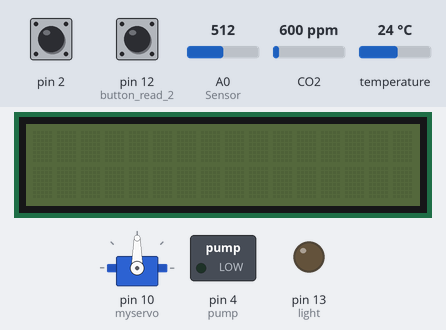
The sketch below on a simulated Arduino Nano, built with avr-gcc and run on an emulated ATmega328P. Parts: 16×2 character LCD, servo, switched loads named in the sketch (green lamp = pin HIGH), output pins drawn as LEDs (lit = HIGH). The inputs (shaded band) are chosen by the test bench; at power-on: pin 2 HIGH, CO2 600 ppm, A0 (Sensor) = 512, temperature 24 °C, pin 12 (button_read_2) HIGH.

Above: at 1.2 s.
1.3 s: pin 2 pulled LOW for 0.15 s
At 2.7 s:
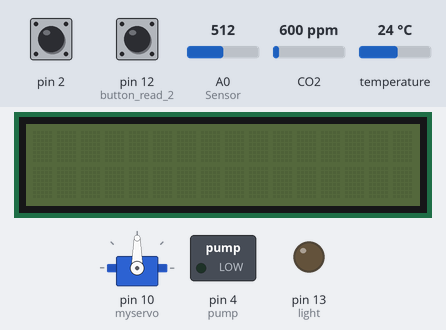
4.4 s: CO2 set to 1050 ppm
7.4 s: A0 (Sensor) set to 527
At 7.8 s:
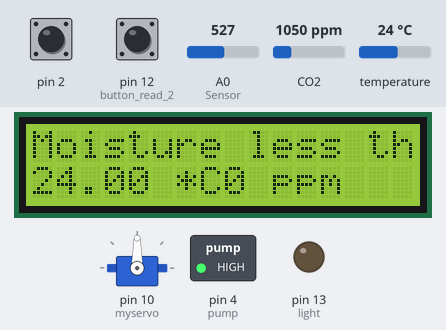
At 8.42 s:
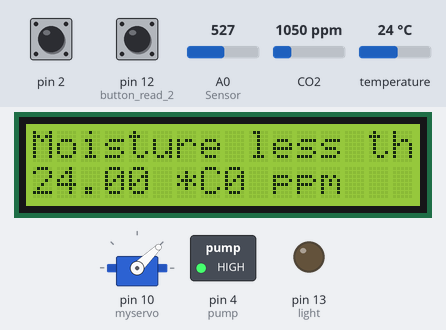
10.0 s: A0 (Sensor) set to 511
At 12.1 s:
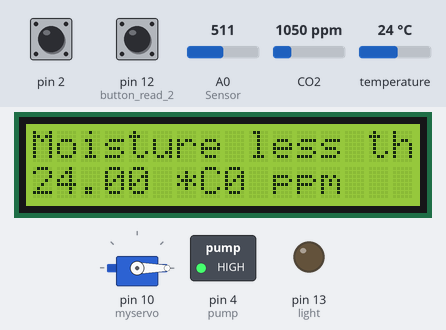
13.0 s: temperature set to 19 °C
16.0 s: CO2 set to 452 ppm
Timing chart, 0 to 19.0 s (numbered marks = the images above; inputs shaded):
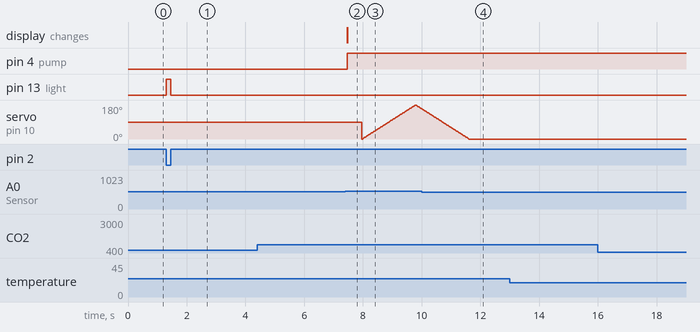

The sketch:

Main.ino
```cpp
#include "MQ135.h"
#include <Adafruit_BMP085.h>
#include <Servo.h>
#include <LiquidCrystal_I2C.h>
#include <SoftwareSerial.h>
SoftwareSerial sim(9, 10);
String number = "+8801717081691";
LiquidCrystal_I2C lcd(0x27, 16, 2);
#define light 13
#define pump 4
const int AirValue = 550;
const int WaterValue = 470;

int soilMoistureValue = 0;
int soilmoisturepercent = 0;
Adafruit_BMP085 bmp;
Servo myservo;
int pos = 0;
void setup() {
  lcd.init();
  pinMode(pump, OUTPUT);
  pinMode(2, INPUT_PULLUP);
  pinMode(12, INPUT_PULLUP);
  pinMode(light, OUTPUT);
  myservo.attach(10);
  myservo.write(90);
}
void loop() {
  int r = button_read();
  if (r != 0) {
    if (r == 1) soil();
  }

  r = button_read_2();
  if (r != 0) {
    if (r == 1) gsm();
  }
}
void motor() {
  digitalWrite(pump, HIGH);
  delay(500);
  for (pos = 0; pos <= 180; pos += 1) {
    myservo.write(pos);
    delay(10);
  }
  for (pos = 180; pos >= 0; pos -= 1) {
    myservo.write(pos);
    delay(10);
  }
}
void motoroff() {
  digitalWrite(pump, LOW);
  myservo.write(90);
}
int button_read() {
  int cl = 0;
p:  int t = 0;
  if (digitalRead(2) == 0) {
    digitalWrite(light, HIGH);
    while (digitalRead(2) == 0) {
      delay(1); t++;
    }
    digitalWrite(light, LOW);
    if (t > 15) {
      t = 0; cl++;
      while (digitalRead(2) == HIGH) {
        delay(1); t++;
        if (t > 1000) return cl;
      }
      goto p;
    }
  }
  return cl;
}
int button_read_2() {
  int cl = 0;
p:  int t = 0;
  if (digitalRead(12) == 0) {
    digitalWrite(light, HIGH);
    while (digitalRead(12) == 0) {
      delay(1); t++;
    }
    digitalWrite(light, LOW);
    if (t > 15) {
      t = 0; cl++;
      while (digitalRead(12) == HIGH) {
        delay(1); t++;
        if (t > 1000) return cl;
      }
      goto p;
    }
  }
  return cl;
}
```

Sensor.ino
```cpp
void soil() {
  lcd.backlight();
  while (1) {
    soilMoistureValue = analogRead(A0);  //put Sensor insert into soil
    soilmoisturepercent = map(soilMoistureValue, AirValue, WaterValue, 0, 100);
    MQ135 mq = MQ135(A0);
    float ppm = mq.getPPM();
    if (soilmoisturepercent <= 0) {
      lcd.setCursor(0, 0);
      lcd.print("Moisture 0%");
      lcd.setCursor(0, 1);
      lcd.print(String(bmp.readTemperature()) + " *C" + String(mq) + " ppm");
      lcd.clear();
    }
    else if (soilmoisturepercent <= 40) {
      lcd.setCursor(0, 0);
      lcd.print("Moisture less than 40%");
      lcd.setCursor(0, 1);
      lcd.print(String(bmp.readTemperature()) + " *C" + String(mq) + " ppm");
      motor();
    }
    else if (soilmoisturepercent >= 100) {
      lcd.setCursor(0, 0);
      lcd.print("Moisture 100%");
      lcd.setCursor(0, 1);
      lcd.print(String(bmp.readTemperature()) + " *C" + String(mq) + " ppm");
      lcd.clear();
      motoroff();
    }
    else if (soilmoisturepercent > 0 && soilmoisturepercent < 100) {
      MQ135 gasSensor = MQ135(A7);
      float mq = gasSensor.getPPM();
      lcd.setCursor(0, 0);
      lcd.print("Moisture" + String(soilmoisturepercent) + "%");
      lcd.setCursor(0, 1);
      lcd.print(String(bmp.readTemperature()) + " *C" + String(mq) + " ppm");
      lcd.clear();
    }
  }
}
void gsm() {
  if (soilmoisturepercent <= 40) {
    sim.println("AT+CMGF=1");
    delay(1000);
    sim.println("AT+CMGS=\"" + number + "\"\r");
    delay(1000);
    String SMS = "Sample SMS is sending";
    sim.println(SMS);
    delay(100);
    sim.println((char)26);// ASCII code of CTRL+Z
    delay(1000);
    motor();
  }
  else if (soilmoisturepercent >= 100) {
    sim.println("AT+CMGF=1");
    delay(1000);
    sim.println("AT+CMGS=\"" + number + "\"\r");
    delay(1000);
    String SMS = "Sample SMS is sending";
    sim.println(SMS);
    delay(100);
    sim.println((char)26);// ASCII code of CTRL+Z
    delay(1000);
    motoroff();
  }
}
```

Measured:
- the behaviour switches between 517 and 518 on A0 (Sensor) (found by bisection; images 1 and 2)
- after the input at 1.3 s, pin 13 (light): LOW → HIGH at once, → LOW 0.15 s later
- after the input at 4.4 s, every drawn part: stays the same
- after the input at 7.4 s, pin 4 (pump): LOW → HIGH after 0.07 s; the display: changes after 0.07 s (image 2)
- after the input at 10.0 s, servo on pin 10 (myservo): goes on until 11.6 s, then stays 0°
- after the input at 13.0 s, every drawn part: stays the same
- after the input at 16.0 s, every drawn part: stays the same
